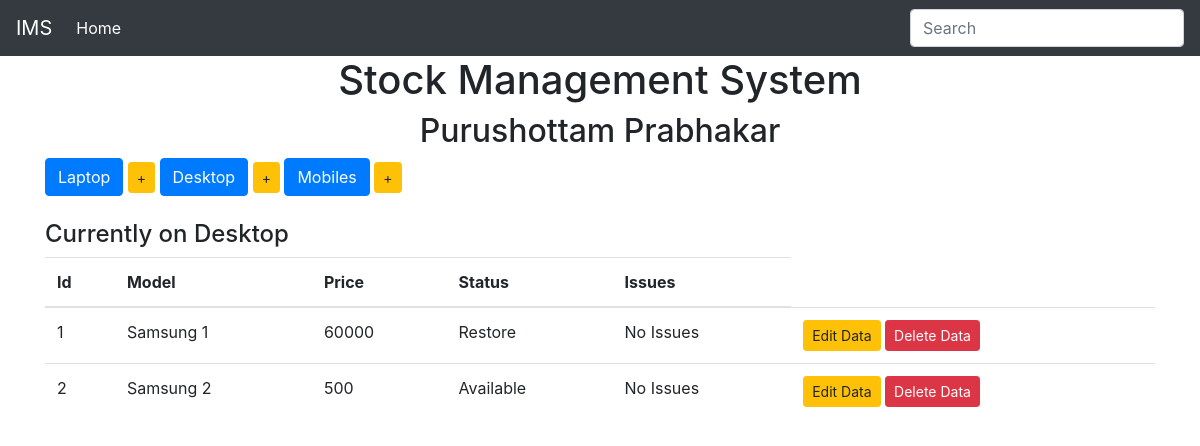
The app's page /display_Desktop with its own data.
### inventory/models.py (models this page shows, shortened)
class Device(models.Model):
	Type=models.CharField(max_length=100, blank=False)
	price=models.IntegerField()
	choices=(
		('Available','Item ready to be Purchace'),
		('Sold','Sold'),
		('Restore','Item restore in few days'),
		)
	status=models.CharField(max_length=10, choices =choices,default="Sold")
	issues=models.CharField(max_length=100,default="No Issues")
	class Meta:
		abstract=True

class Desktop(Device):
	pass

### inventory/views.py (the view)
# urls.py: url(r'^display_Desktop$',display_Desktops,name='display_Desktops'),
def display_Desktops(request):
	items = Desktop.objects.all()
	context={
		'items':items,
		'header': 'Desktop',
	}
	return render(request,'index.html',context) #3 aurgument in render

### inventory/templates/index.html
{% extends 'base.html'%}
{% block body %}
<div class="button-group">
	 <h1>Stock Management System</h1>
      <h2>Purushottam Prabhakar </h2>
	<a href="{% url 'display_laptops' %}" class="btn btn-primary btn-md" role="button">Laptop</a>
	<a href="{% url 'add_laptop' %}" class="btn btn-warning btn-sm" role="button"> +</a>
	<a href="{% url 'display_Desktops' %}" class="btn btn-primary btn-md" role="button">Desktop</a>
	<a href="{% url 'add_desktop' %}" class="btn btn-warning btn-sm" role="button"> +</a>
	<a href="{% url 'display_Mobiles' %}" class="btn btn-primary btn-md" role="button">Mobiles</a>
	<a href="{% url 'add_mobile' %}" class="btn btn-warning btn-sm" role="button"> +</a>
</div>
<br>
<h4>Currently on {{ header }}</h4>
<table class="table table-hover">
	 <thead>
	 	<tr>
	 		<th>Id</th>
	 		<th>Model</th>
	 		<th>Price</th>
	 		<th>Status</th>
	 		<th>Issues</th>
	 	</tr>
	 </thead>
	 <tbody>
	 	{% for item in items %}
	 	<tr>
	 	<td>{{item.pk}}</td>
	 	<td>{{item.Type}}</td>
	 	<td>{{item.price}}</td>
	 	<td>{{item.status}}</td>
	 	<td>{{item.issues}}</td>
	 	{% if header|lower == "laptop" %}
	 	<td>
	 		<a href="{%  url 'edit_laptop' item.pk %}" class="btn btn-warning btn-sm" role="button">Edit Data</a>
	 		<a href="{%  url 'delete_laptop' item.pk %}" class="btn btn-danger btn-sm" role="button">Delete Data</a>
	 	</td>
	 	{% elif header|lower == "Desktop" %}
	 	<td>
	 		<a href="{%  url 'edit_desktop' item.pk %}" class="btn btn-warning btn-sm" role="button">Edit Data</a>
	 		<a href="{%  url 'delete_desktop' item.pk %}" class="btn btn-danger btn-sm" role="button">Delete Data</a>
	 	</td>
	 	{% else %}
	 	<td>
	 		<a href="{%  url 'edit_mobile' item.pk %}" class="btn btn-warning btn-sm" role="button">Edit Data</a>
	 		<a href="{%  url 'delete_mobile' item.pk %}" class="btn btn-danger btn-sm" role="button">Delete Data</a>
	 	</td>
	 	{% endif %}
	 	</tr>
	 	{%endfor%}
	 </tbody>
</table>
{% endblock%}

### inventory/static/css/style.css (style rules this page uses)
h1 { text-align: center; }
h2 { text-align: center; }

### records on screen
Desktop: pk "1", Type "Samsung 1", price "60000", status "Restore", issues "No Issues"
Desktop: pk "2", Type "Samsung 2", price "500", status "Available", issues "No Issues"

### other values on screen
{{ header }} "Desktop"
